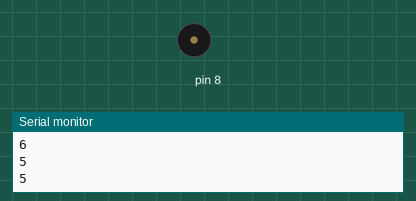
A sketch run on a simulated Arduino Uno, built with avr-gcc and run on an emulated ATmega328P. On the bench: buzzer (waves = sounding), the last lines printed to the serial monitor.

Above: at 4.5 s.
At 9.75 s:
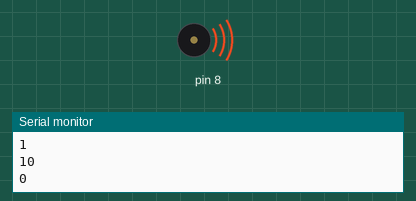
Timing chart, 0 to 14.0 s (numbered marks = the images above):
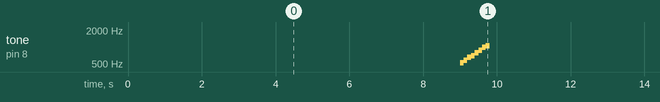

Measured:
- by itself, tone on pin 8: repeats every 10.8 s: 587 Hz 0.10 s, 659 Hz 0.10 s, 698 Hz 0.10 s, 784 Hz 0.10 s, 880 Hz 0.10 s, 988 Hz 0.10 s, 1047 Hz 0.10 s, silent 10.0 s, 523 Hz 0.10 s

The sketch:

project_buzzer.ino
```cpp
#include "pitches.h"


// notes in the melody:

int melody[] = {

  NOTE_C5, NOTE_D5, NOTE_E5, NOTE_F5, NOTE_G5, NOTE_A5, NOTE_B5, NOTE_C6};

int duration = 100;  // 500 miliseconds

int t=10;
int k;
int var=0;
void setup() {
Serial.begin(9600);


}

void loop() {
  var++;
  k=t-var;
  Serial.println(var);
  Serial.println(k);

  if(k==0)
  {
  for (int thisNote = 0; thisNote < 8; thisNote++) {

    // 在 pin8 上輸出聲音，每個音階響 0.5 秒

    tone(8, melody[thisNote], duration);


    // 間隔一段時間後再播放下一個音階

   delay(100);
  }
   k=0;
  var=0;

  }

  delay(1000);

}
```
